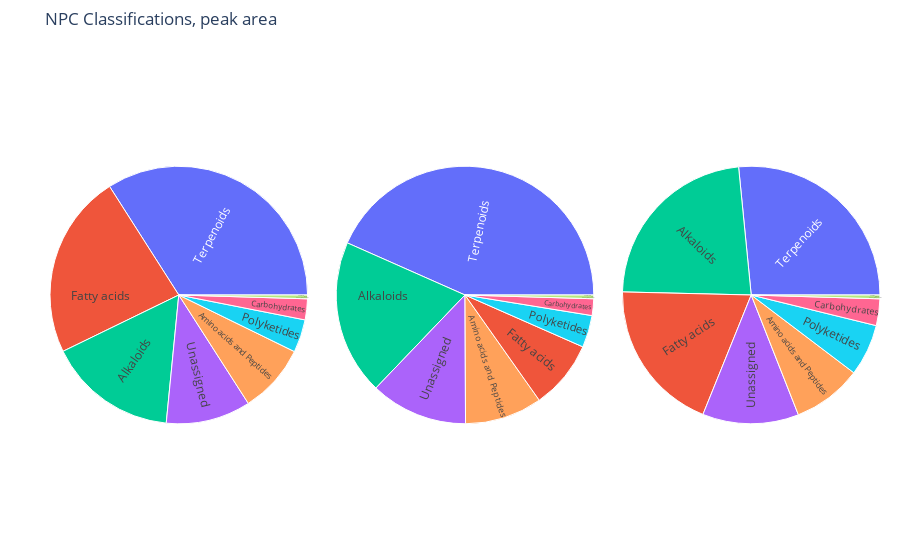

Notebook cell for this chart:
### Code cell
import plotly.graph_objects as go
fig1 = go.Figure()
fig1.add_trace(go.Sunburst(
                ids=figH1819['data'][0]['ids'].tolist(),
                labels=figH1819['data'][0]['labels'].tolist(),
                parents=figH1819['data'][0]['parents'].tolist(),
                values=figH1819['data'][0]['values'].tolist(),
                branchvalues="total",
                domain=dict(row=0, column=0,),
                maxdepth=1,
                insidetextorientation='radial',
                name='Emyn Muil Seep'
))
fig1.add_trace(go.Sunburst(
                ids=figH1821['data'][0]['ids'].tolist(),
                labels=figH1821['data'][0]['labels'].tolist(),
                parents=figH1821['data'][0]['parents'].tolist(),
                values=figH1821['data'][0]['values'].tolist(),
                branchvalues="total",
                domain=dict(row=0, column=1,),
                maxdepth=1,
                insidetextorientation='radial',
                name='Dagorlad Seep'
))
fig1.add_trace(go.Sunburst(
                ids=figOOI['data'][0]['ids'].tolist(),
                labels=figOOI['data'][0]['labels'].tolist(),
                parents=figOOI['data'][0]['parents'].tolist(),
                values=figOOI['data'][0]['values'].tolist(),
                branchvalues="total",
                domain=dict(row=0, column=2,),
                maxdepth=1,
                insidetextorientation='radial',
                name='OOI'
))
fig1.update_layout(
    grid= dict(columns=3, rows=1),
    margin = dict(t=50, l=50, r=20, b=20),
    title="NPC Classifications, peak area"
)
fig1.update_layout(showlegend=True)

fig1.show()
fig1.write_image('20220629_NPC_Sunburst_peakarea_max1.pdf')

### Figure 1 — Plotly figure (JSON) as saved in the notebook; plotly's stock layout.template omitted (floating-point values rounded to 4 significant figures; data arrays with more than 128 entries replaced by an {"elided": "..."} marker saying what was removed)
{"data": [{"branchvalues": "total", "domain": {"column": 0, "row": 0}, "ids": {"elided": "430 str values"}, "insidetextorientation": "radial", "labels": {"elided": "430 str values"}, "maxdepth": 1, "name": "Emyn Muil Seep", "parents": {"elided": "430 str values"}, "type": "sunburst", "values": {"elided": "430 float values"}}, {"branchvalues": "total", "domain": {"column": 1, "row": 0}, "ids": {"elided": "430 str values"}, "insidetextorientation": "radial", "labels": {"elided": "430 str values"}, "maxdepth": 1, "name": "Dagorlad Seep", "parents": {"elided": "430 str values"}, "type": "sunburst", "values": {"elided": "430 float values"}}, {"branchvalues": "total", "domain": {"column": 2, "row": 0}, "ids": {"elided": "430 str values"}, "insidetextorientation": "radial", "labels": {"elided": "430 str values"}, "maxdepth": 1, "name": "OOI", "parents": {"elided": "430 str values"}, "type": "sunburst", "values": {"elided": "430 float values"}}], "layout": {"autosize": true, "grid": {"columns": 3, "rows": 1}, "margin": {"b": 20, "l": 50, "r": 20, "t": 50}, "showlegend": true, "title": {"text": "NPC Classifications, peak area"}}}
